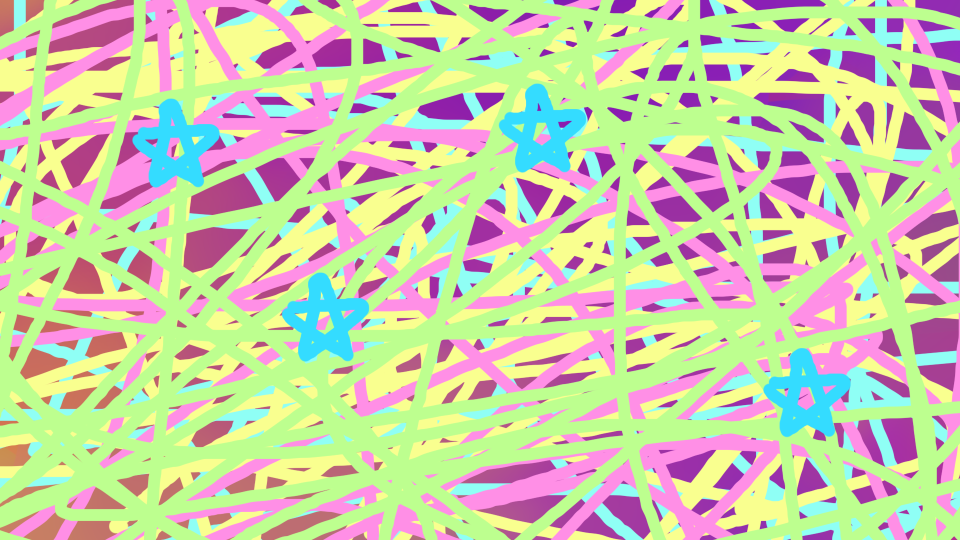
#> input picture 사진/img/old/t3.png, 1920 x 1080 px, found by its file name (shown at 1/2 size)
$ python mosaic.py
#> lines starting #> are read from the running program, lines starting #| are printed output that depends on the picture
import os
import cv2
import numpy as np
import matplotlib.pyplot as plt

# 이미지 로드
size = 64
name = 't3'
image = cv2.imread(f"C:/Users/JSY/Desktop/img/{name}.png")  # 이미지 파일 경로
#> image is the input picture: shape (1080, 1920, 3); mean B, G, R 168, 205.4, 201.2

if not os.path.exists(image):
    print(f"이미지 파일을 찾을 수 없습니다: {image}")
#> (printed output is left out)

image = cv2.cvtColor(image, cv2.COLOR_BGR2RGB)  # OpenCV는 BGR로 로드하므로 RGB로 변환

# 이미지 크기 확인
height, width, channels = image.shape
#> height = 1080; width = 1920; channels = 3
print(f"Original Image Size: {width}x{height}")
#| Original Image Size: 1920x1080

# 1. 이미지를 64x64로 다운샘플링
downsampled = cv2.resize(image, (size, size), interpolation=cv2.INTER_LINEAR)
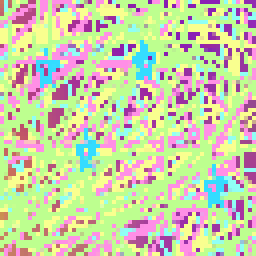
#> downsampled: shape (64, 64, 3) (shown 4 times larger); mean R, G, B 201.5, 206.7, 168.2

# 2. 다운샘플링된 이미지를 원본 크기로 업스케일링
mosaic_image = cv2.resize(downsampled, (width, height), interpolation=cv2.INTER_NEAREST)
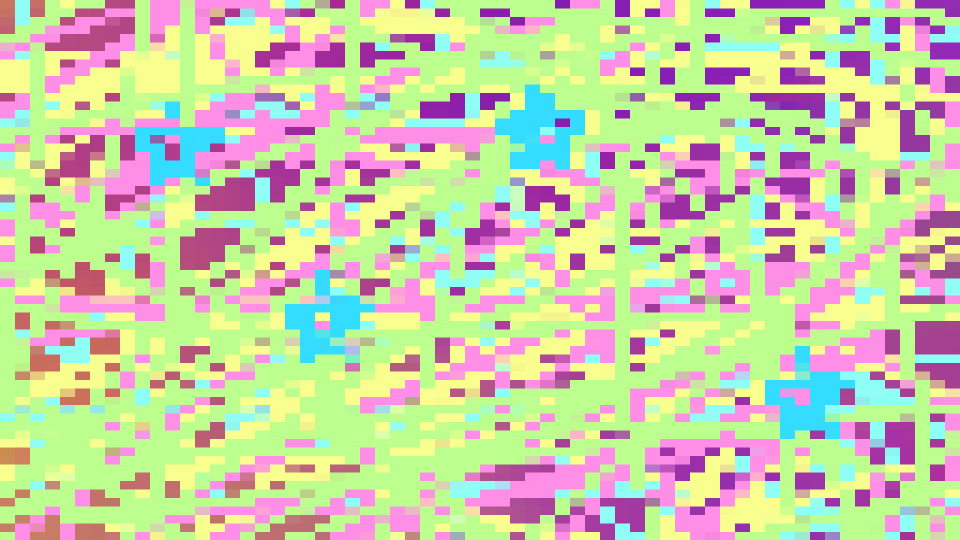
#> mosaic_image: shape (1080, 1920, 3) (shown at 1/2 size); mean R, G, B 201.5, 206.7, 168.2

# 3. 가우시안 노이즈 추가 (옵션)
#noise = np.random.normal(0, 25, mosaic_image.shape).astype(np.uint8)  # 노이즈 강도 조절 (25는 표준편차)
#mosaic_image = cv2.add(mosaic_image, noise)

# 4. 결과 출력
plt.figure(figsize=(10, 5))
plt.subplot(1, 2, 1)
plt.title("Original Image")
plt.imshow(image)

plt.subplot(1, 2, 2)
print("Mosaic Image with Gaussian Noise")
plt.imshow(mosaic_image)

plt.show()
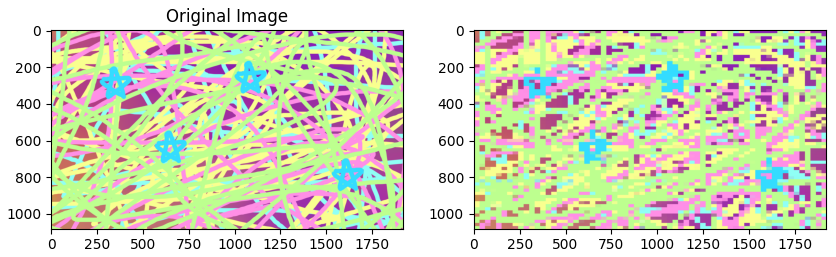
#> figure drawn by matplotlib, 2 panels
outpath = f'{name}_{size}_m.jpg'

# 5. 결과 저장 (옵션)
cv2.imwrite(outpath, cv2.cvtColor(mosaic_image, cv2.COLOR_RGB2BGR))

$ run again, with 사진/img/old/t2.png copied over 사진/img/old/t3.png
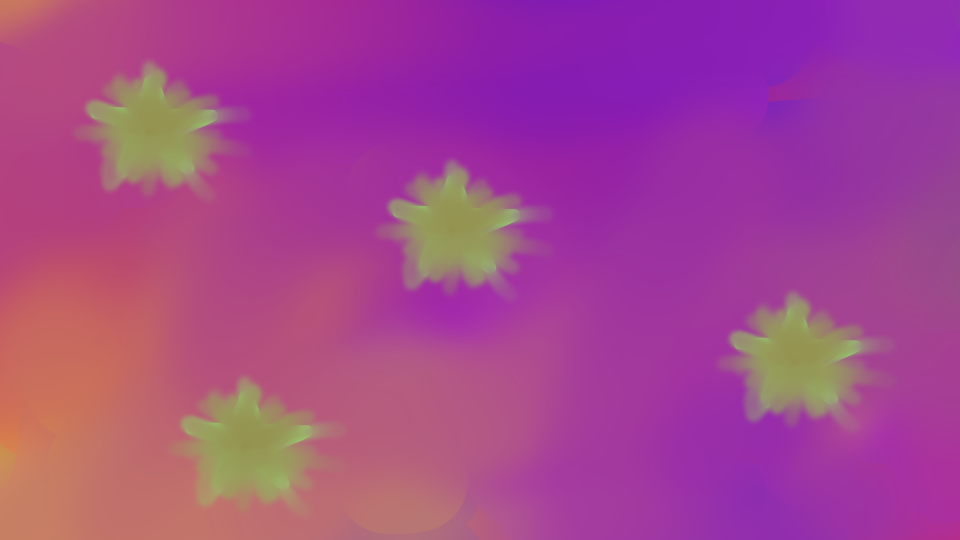
#> input picture 사진/img/old/t2.png, 1920 x 1080 px, found by its file name (shown at 1/2 size)
#> image is the input picture: shape (1080, 1920, 3); mean B, G, R 142, 70.5, 164.9
#> (printed output is left out)
#| Original Image Size: 1920x1080
#> `downsampled = cv2.resize(image, (size, size), interpolation=cv2.INTER_..`:
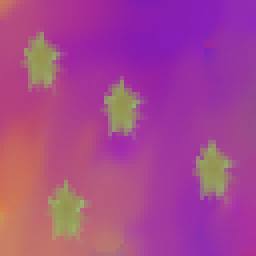
#> downsampled: shape (64, 64, 3) (shown 4 times larger); mean R, G, B 164.8, 70.4, 142
#> `cv2.imwrite(outpath, cv2.cvtColor(mosaic_image, cv2.COLOR_RGB2BGR))`:
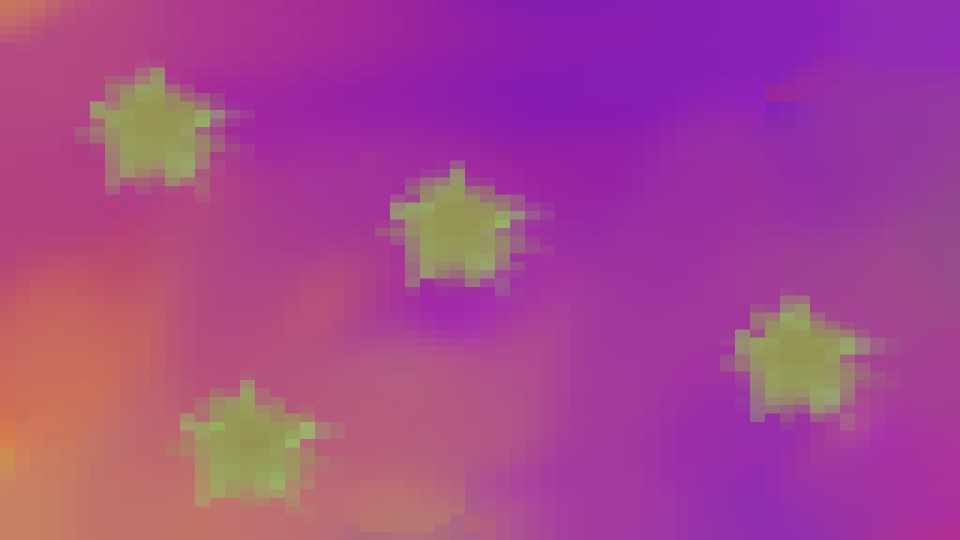
#> saved as t3_64_m.jpg: shape (1080, 1920, 3) (shown at 1/2 size); mean B, G, R 142, 70.3, 164.8

$ run again, with 사진/img/old/t5.png copied over 사진/img/old/t3.png
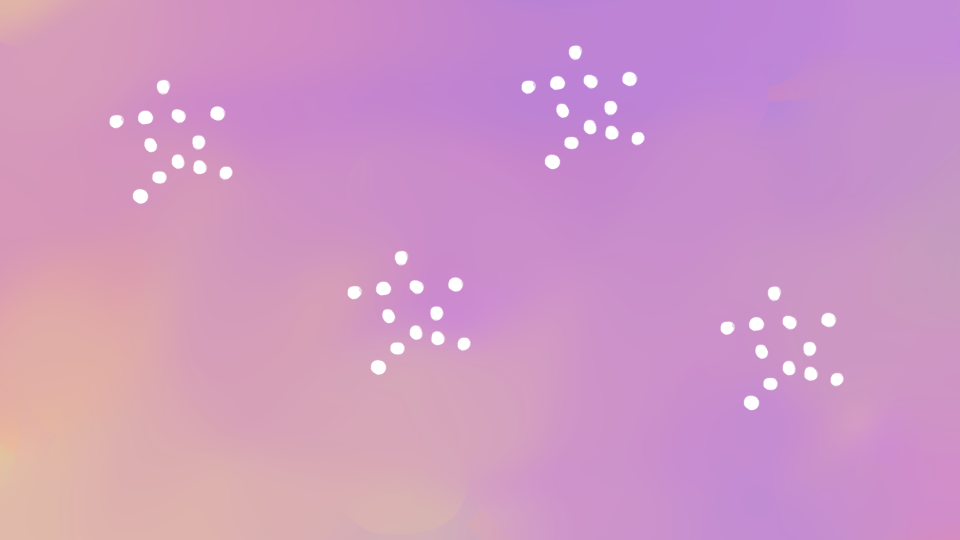
#> input picture 사진/img/old/t5.png, 1920 x 1080 px, found by its file name (shown at 1/2 size)
#> image is the input picture: shape (1080, 1920, 3); mean B, G, R 195.8, 151.1, 207
#> (printed output is left out)
#| Original Image Size: 1920x1080
#> `downsampled = cv2.resize(image, (size, size), interpolation=cv2.INTER_..`:
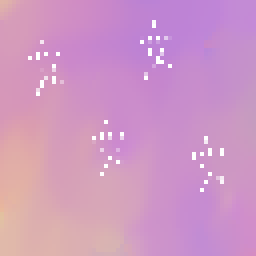
#> downsampled: shape (64, 64, 3) (shown 4 times larger); mean R, G, B 207.1, 151.1, 195.8
#> `cv2.imwrite(outpath, cv2.cvtColor(mosaic_image, cv2.COLOR_RGB2BGR))`:
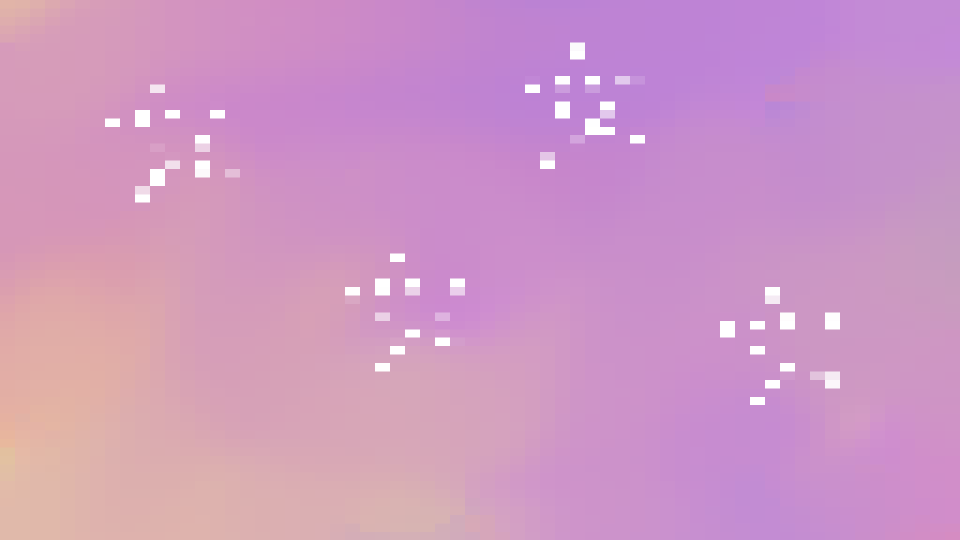
#> saved as t3_64_m.jpg: shape (1080, 1920, 3) (shown at 1/2 size); mean B, G, R 195.8, 151.1, 207
